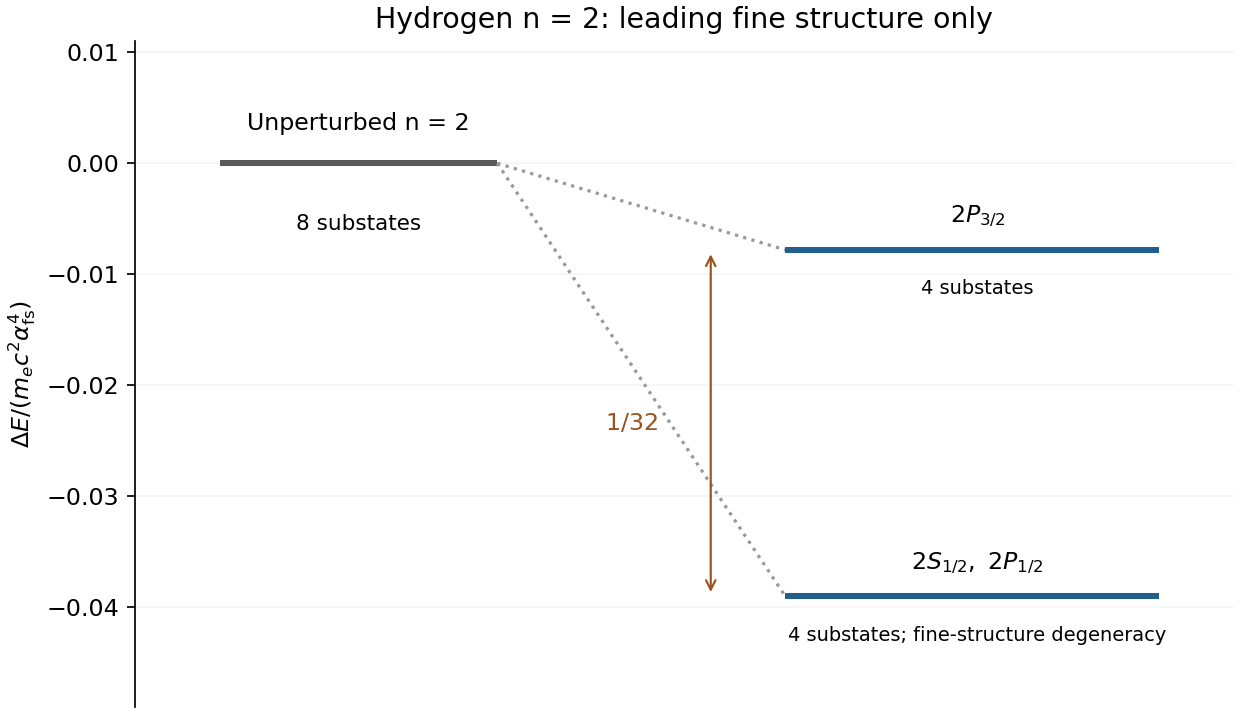

Write the Python code that produced this figure.
"""Original figure. Python 3.14.4, NumPy 2.3.5, Matplotlib 3.10.7; PNG basename written to cwd."""
import matplotlib
matplotlib.use("Agg")
import matplotlib.pyplot as plt
import numpy as np
from pathlib import Path
plt.rcParams.update({"font.size":11,"figure.facecolor":"white","axes.facecolor":"white","savefig.facecolor":"white"})

fig,ax=plt.subplots(figsize=(8.0,4.6),layout='constrained')
a=-5/128;b=-1/128
ax.hlines(0,.08,.34,lw=2.8,color='.35');ax.text(.21,.003,'Unperturbed n = 2',ha='center');ax.text(.21,-.006,'8 substates',ha='center',fontsize=10)
for y in [a,b]:ax.plot([.34,.61],[0,y],':',color='.6');ax.hlines(y,.61,.96,lw=2.8,color='#225f8c')
ax.text(.79,a+.0025,r'$2S_{1/2},\ 2P_{1/2}$',ha='center');ax.text(.79,a-.004,'4 substates; fine-structure degeneracy',ha='center',fontsize=9)
ax.text(.79,b+.0025,r'$2P_{3/2}$',ha='center');ax.text(.79,b-.004,'4 substates',ha='center',fontsize=9)
ax.annotate('',(.54,a),(.54,b),arrowprops={'arrowstyle':'<->','color':'#99521f'});ax.text(.49,(a+b)/2,r'$1/32$',ha='right',va='center',color='#99521f')
ax.set(xlim=(0,1.03),ylim=(-.049,.011),ylabel=r'$\Delta E/(m_e c^2\alpha_{\rm fs}^4)$',title='Hydrogen n = 2: leading fine structure only');ax.set_xticks([]);ax.spines[['top','right','bottom']].set_visible(False);ax.grid(axis='y',alpha=.12)
fig.savefig(Path(__file__).stem+'.png',dpi=155,facecolor='white');plt.close(fig)
